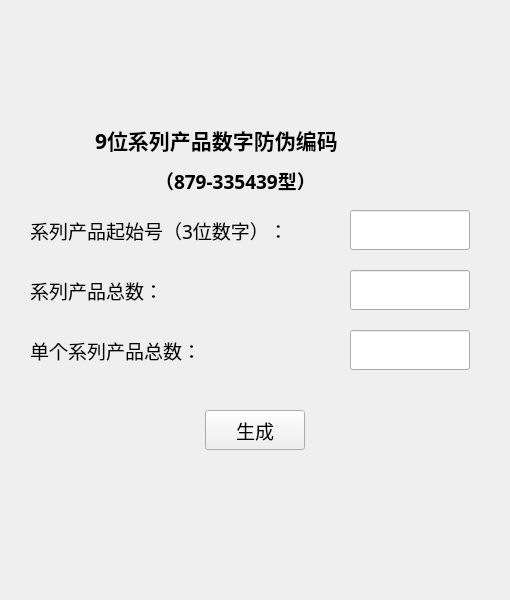
<?xml version="1.0" encoding="UTF-8"?>
<ui version="4.0">
 <class>window_feature2</class>
 <widget class="QWidget" name="window_feature2">
  <property name="geometry">
   <rect>
    <x>0</x>
    <y>0</y>
    <width>510</width>
    <height>600</height>
   </rect>
  </property>
  <property name="windowTitle">
   <string>Form</string>
  </property>
  <widget class="QLabel" name="label_title">
   <property name="geometry">
    <rect>
     <x>95</x>
     <y>120</y>
     <width>320</width>
     <height>40</height>
    </rect>
   </property>
   <property name="font">
    <font>
     <family>微软雅黑</family>
     <pointsize>16</pointsize>
     <weight>75</weight>
     <bold>true</bold>
    </font>
   </property>
   <property name="text">
    <string>9位系列产品数字防伪编码</string>
   </property>
  </widget>
  <widget class="QLabel" name="label_title_2">
   <property name="geometry">
    <rect>
     <x>155</x>
     <y>160</y>
     <width>200</width>
     <height>40</height>
    </rect>
   </property>
   <property name="font">
    <font>
     <family>微软雅黑</family>
     <pointsize>14</pointsize>
     <weight>75</weight>
     <bold>true</bold>
    </font>
   </property>
   <property name="text">
    <string>（879-335439型）</string>
   </property>
  </widget>
  <widget class="QLineEdit" name="lineEdit_codenum">
   <property name="geometry">
    <rect>
     <x>350</x>
     <y>210</y>
     <width>120</width>
     <height>40</height>
    </rect>
   </property>
   <property name="font">
    <font>
     <family>微软雅黑</family>
     <pointsize>14</pointsize>
    </font>
   </property>
  </widget>
  <widget class="QLabel" name="label_tip">
   <property name="geometry">
    <rect>
     <x>30</x>
     <y>210</y>
     <width>310</width>
     <height>40</height>
    </rect>
   </property>
   <property name="font">
    <font>
     <family>微软雅黑</family>
     <pointsize>14</pointsize>
    </font>
   </property>
   <property name="text">
    <string>系列产品起始号（3位数字）：</string>
   </property>
  </widget>
  <widget class="QLineEdit" name="lineEdit_codenum_2">
   <property name="geometry">
    <rect>
     <x>350</x>
     <y>270</y>
     <width>120</width>
     <height>40</height>
    </rect>
   </property>
   <property name="font">
    <font>
     <family>微软雅黑</family>
     <pointsize>14</pointsize>
    </font>
   </property>
  </widget>
  <widget class="QLabel" name="label_tip_2">
   <property name="geometry">
    <rect>
     <x>30</x>
     <y>270</y>
     <width>151</width>
     <height>40</height>
    </rect>
   </property>
   <property name="font">
    <font>
     <family>微软雅黑</family>
     <pointsize>14</pointsize>
    </font>
   </property>
   <property name="text">
    <string>系列产品总数：</string>
   </property>
  </widget>
  <widget class="QLabel" name="label_tip_3">
   <property name="geometry">
    <rect>
     <x>30</x>
     <y>330</y>
     <width>201</width>
     <height>40</height>
    </rect>
   </property>
   <property name="font">
    <font>
     <family>微软雅黑</family>
     <pointsize>14</pointsize>
    </font>
   </property>
   <property name="text">
    <string>单个系列产品总数：</string>
   </property>
  </widget>
  <widget class="QLineEdit" name="lineEdit_codenum_3">
   <property name="geometry">
    <rect>
     <x>350</x>
     <y>330</y>
     <width>120</width>
     <height>40</height>
    </rect>
   </property>
   <property name="font">
    <font>
     <family>微软雅黑</family>
     <pointsize>14</pointsize>
    </font>
   </property>
  </widget>
  <widget class="QPushButton" name="pushButton_create">
   <property name="geometry">
    <rect>
     <x>205</x>
     <y>410</y>
     <width>100</width>
     <height>40</height>
    </rect>
   </property>
   <property name="font">
    <font>
     <family>微软雅黑</family>
     <pointsize>14</pointsize>
    </font>
   </property>
   <property name="text">
    <string>生成</string>
   </property>
  </widget>
 </widget>
 <resources/>
 <connections/>
</ui>
